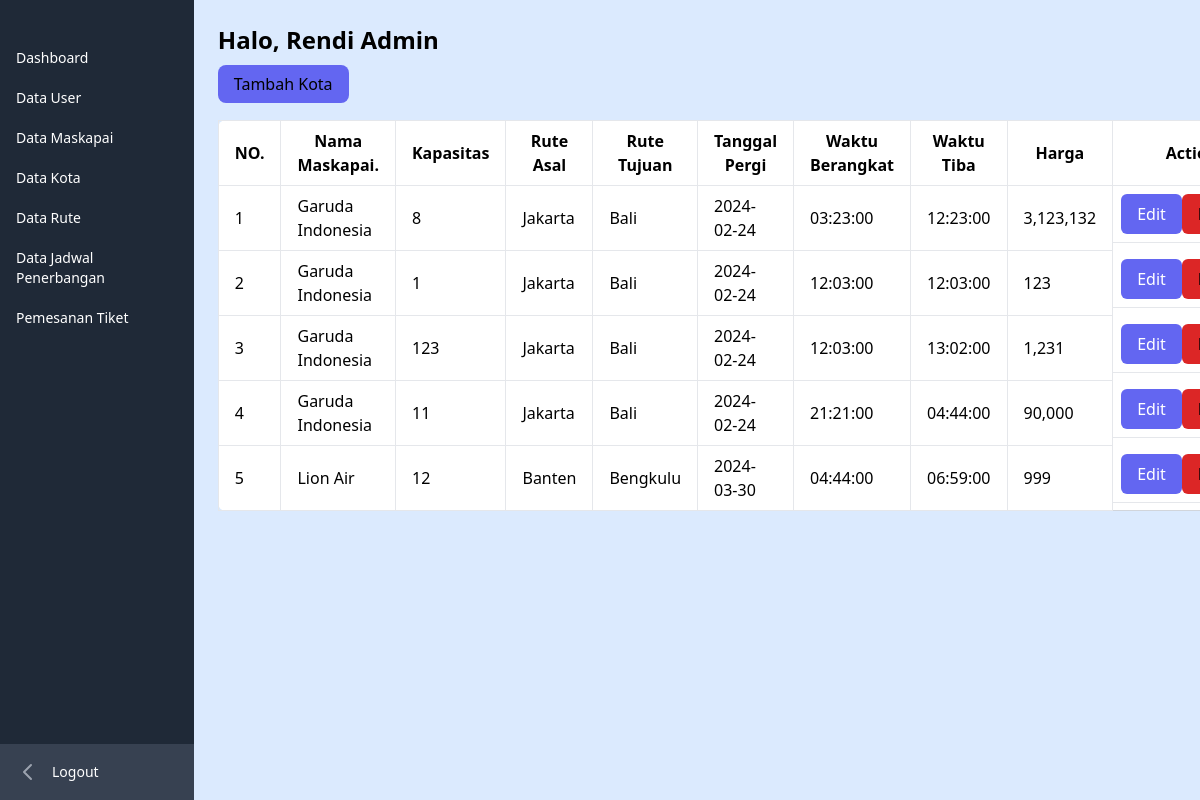
The page /admin/jadwal/index.php (signed in) on the database its author committed.
### tables this page shows
CREATE TABLE `jadwal_penerbangan` (
  `id_jadwal` int(11) NOT NULL,
  `id_rute` int(11) NOT NULL,
  `waktu_berangkat` time NOT NULL,
  `waktu_tiba` time NOT NULL,
  `harga` int(11) NOT NULL,
  `kapasitas_kursi` int(11) NOT NULL
);

CREATE TABLE `maskapai` (
  `id_maskapai` int(11) NOT NULL,
  `logo_maskapai` text DEFAULT NULL,
  `nama_maskapai` varchar(50) NOT NULL,
  `kapasitas` int(11) NOT NULL
);

CREATE TABLE `rute` (
  `id_rute` int(11) NOT NULL,
  `id_maskapai` int(11) NOT NULL,
  `rute_asal` varchar(100) NOT NULL,
  `rute_tujuan` varchar(100) NOT NULL,
  `tanggal_pergi` date NOT NULL
);

### admin/jadwal/functions.php (called while the page is built, shortened)
<?php
require '../../koneksi.php';
function query($query){
    global $conn;
    $rows = [];
    $result = mysqli_query($conn, $query);
    while($row = mysqli_fetch_assoc($result)){
        $rows[] = $row;
    }
    return $rows;
}

### admin/jadwal/index.php (the view, shortened to what this page needs)
<?php
require 'functions.php';
$jadwal = query("SELECT * FROM jadwal_penerbangan
INNER JOIN rute ON rute.id_rute = jadwal_penerbangan.id_rute
INNER JOIN maskapai ON rute.id_maskapai = maskapai.id_maskapai ORDER BY tanggal_pergi, waktu_berangkat");
?>
<?php require '../../layouts/sidebar_admin.php'; ?>
<div class="flex-auto overflow-x-hidden bg-blue-100">
    <div class="p-6">
        <div>
            <h1  class="text-2xl font-semibold text-blue-950 mb-4">Halo, <?= $_SESSION["nama_lengkap"]; ?></h1>
        </div>
        <div>
            <a href="tambah.php" class="bg-indigo-500 px-4 py-2 rounded-lg">Tambah Kota</a>
         </div>
    <table class="min-w-full border-collapse bg-white border border-gray-300 rounded-lg mt-6">
        <thead>
            <tr>
                <th class="border py-2 px-4 border-b">NO.</th>
                <th class="border py-2 px-4 border-b">Nama Maskapai.</th>
                <th class="border py-2 px-4 border-b">Kapasitas</th>
                <th class="border py-2 px-4 border-b">Rute Asal</th>
                <th class="border py-2 px-4 border-b">Rute Tujuan</th>
                <th class="border py-2 px-4 border-b">Tanggal Pergi</th>
                <th class="border py-2 px-4 border-b">Waktu Berangkat</th>
                <th class="border py-2 px-4 border-b">Waktu Tiba</th>
                <th class="border py-2 px-4 border-b">Harga</th>
                <th class="border py-2 px-4 border-b">Action</th>
            </tr>
        </thead>
             <tbody>
            <?php $no = 1; ?>
            <?php foreach($jadwal as $data) : ?>
                <tr>
                    <td class="border py-2 px-4 border-b"><?= $no; ?></td>
                    <td class="border py-2 px-4 border-b"><?= $data["nama_maskapai"]; ?></td>
                    <td class="border py-2 px-4 border-b"><?= $data["kapasitas_kursi"]; ?></td>
                    <td class="border py-2 px-4 border-b"><?= $data["rute_asal"]; ?></td>
                    <td class="border py-2 px-4 border-b"><?= $data["rute_tujuan"]; ?></td>
                    <td class="border py-2 px-4 border-b"><?= $data["tanggal_pergi"]; ?></td>
                    <td class="border py-2 px-4 border-b"><?= $data["waktu_berangkat"]; ?></td>
                    <td class="border py-2 px-4 border-b"><?= $data["waktu_tiba"]; ?></td>
                    <td class="border py-2 px-4 border-b"> <?= number_format($data["harga"]); ?></td>
                    <td class="flex py-2 px-2 border-b justify-around">
                        <a href="edit.php?id=<?= $data["id_jadwal"]; ?>"
                                        class="fa-solid fa-pen-to-square text-md bg-indigo-500 text-white py-2 px-4 hover:text-black rounded-md"></i>Edit</a>
                        <form action="hapus.php?id=<?= $data["id_jadwal"]; ?>" class=" inline-block" method="post">
                            <button type="submit"
                                            class="fa-solid fa-trash text-md bg-red-600 py-2 px-4 text-black hover:text-white rounded-md"></i>Hapus</button>
                        </form>
                    </td>
                </tr>
            </tbody>
            <?php $no++; ?>
            <?php endforeach; ?>
        </table>
    </div>
</div>

### rows shown on the page
jadwal_penerbangan: maskapai.nama_maskapai "Garuda Indonesia", kapasitas_kursi "8", id_rute.rute_asal "Jakarta", id_rute.rute_tujuan "Bali", id_rute.tanggal_pergi "2024-02-24", waktu_berangkat "03:23:00", waktu_tiba "12:23:00", harga "3,123,132"
jadwal_penerbangan: maskapai.nama_maskapai "Garuda Indonesia", kapasitas_kursi "1", id_rute.rute_asal "Jakarta", id_rute.rute_tujuan "Bali", id_rute.tanggal_pergi "2024-02-24", waktu_berangkat "12:03:00", waktu_tiba "12:03:00", harga "123"
jadwal_penerbangan: maskapai.nama_maskapai "Garuda Indonesia", kapasitas_kursi "123", id_rute.rute_asal "Jakarta", id_rute.rute_tujuan "Bali", id_rute.tanggal_pergi "2024-02-24", waktu_berangkat "12:03:00", waktu_tiba "13:02:00", harga "1,231"
jadwal_penerbangan: maskapai.nama_maskapai "Garuda Indonesia", kapasitas_kursi "11", id_rute.rute_asal "Jakarta", id_rute.rute_tujuan "Bali", id_rute.tanggal_pergi "2024-02-24", waktu_berangkat "21:21:00", waktu_tiba "04:44:00", harga "90,000"
jadwal_penerbangan: maskapai.nama_maskapai "Lion Air", kapasitas_kursi "12", id_rute.rute_asal "Banten", id_rute.rute_tujuan "Bengkulu", id_rute.tanggal_pergi "2024-03-30", waktu_berangkat "04:44:00", waktu_tiba "06:59:00", harga "999"

### other values the page prints
$_SESSION["nama_lengkap"] "Rendi Admin"
